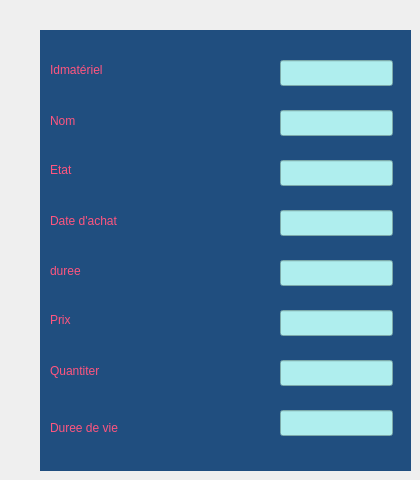
     <widget class="QWidget" name="page">
      <widget class="QLineEdit" name="duree_de_vie_materiel">
       <property name="geometry">
        <rect>
         <x>280</x>
         <y>410</y>
         <width>113</width>
         <height>26</height>
        </rect>
       </property>
       <property name="styleSheet">
        <string notr="true">QTableView {
    color: rgb(175, 238, 238); /* Bleu clair */
    background-color: rgb(170, 170, 255); /* Reste inchangé */
}

QLineEdit {
    color: rgb(255, 255, 255); /* Blanc */
    background-color: rgb(175, 238, 238); /* Bleu clair */
}
</string>
       </property>
       <property name="text">
        <string/>
       </property>
      </widget>
      <widget class="QLineEdit" name="nom_materiel">
       <property name="geometry">
        <rect>
         <x>280</x>
         <y>110</y>
         <width>113</width>
         <height>26</height>
        </rect>
       </property>
       <property name="styleSheet">
        <string notr="true">QTableView {
    color: rgb(175, 238, 238); /* Bleu clair */
    background-color: rgb(170, 170, 255); /* Reste inchangé */
}

QLineEdit {
    color: rgb(255, 255, 255); /* Blanc */
    background-color: rgb(175, 238, 238); /* Bleu clair */
}

</string>
       </property>
       <property name="text">
        <string/>
       </property>
      </widget>
      <widget class="QLineEdit" name="prix_materiel">
       <property name="geometry">
        <rect>
         <x>280</x>
         <y>310</y>
         <width>113</width>
         <height>26</height>
        </rect>
       </property>
       <property name="styleSheet">
        <string notr="true">QTableView {
    color: rgb(175, 238, 238); /* Bleu clair */
    background-color: rgb(170, 170, 255); /* Reste inchangé */
}

QLineEdit {
    color: rgb(255, 255, 255); /* Blanc */
    background-color: rgb(175, 238, 238); /* Bleu clair */
}</string>
       </property>
       <property name="text">
        <string/>
       </property>
      </widget>
      <widget class="QLineEdit" name="etat_materiel">
       <property name="geometry">
        <rect>
         <x>280</x>
         <y>160</y>
         <width>113</width>
         <height>26</height>
        </rect>
       </property>
       <property name="styleSheet">
        <string notr="true">QTableView {
    color: rgb(175, 238, 238); /* Bleu clair */
    background-color: rgb(170, 170, 255); /* Reste inchangé */
}

QLineEdit {
    color: rgb(255, 255, 255); /* Blanc */
    background-color: rgb(175, 238, 238); /* Bleu clair */
}</string>
       </property>
       <property name="text">
        <string/>
       </property>
      </widget>
      <widget class="QLineEdit" name="duree_garantie_materiel">
       <property name="geometry">
        <rect>
         <x>280</x>
         <y>260</y>
         <width>113</width>
         <height>26</height>
        </rect>
       </property>
       <property name="styleSheet">
        <string notr="true">QTableView {
    color: rgb(175, 238, 238); /* Bleu clair */
    background-color: rgb(170, 170, 255); /* Reste inchangé */
}

QLineEdit {
    color: rgb(255, 255, 255); /* Blanc */
    background-color: rgb(175, 238, 238); /* Bleu clair */
}
</string>
       </property>
       <property name="text">
        <string/>
       </property>
      </widget>
      <widget class="QLabel" name="label_20">
       <property name="geometry">
        <rect>
         <x>50</x>
         <y>260</y>
         <width>63</width>
         <height>20</height>
        </rect>
       </property>
       <property name="styleSheet">
        <string notr="true">font: 900 italic 12pt &quot;Segoe UI&quot;;
color: rgb(255, 85, 127);</string>
       </property>
       <property name="text">
        <string>Duree Garantie</string>
       </property>
      </widget>
      <widget class="QLabel" name="label_21">
       <property name="geometry">
        <rect>
         <x>50</x>
         <y>360</y>
         <width>211</width>
         <height>31</height>
        </rect>
       </property>
       <property name="styleSheet">
        <string notr="true">font: 900 italic 12pt &quot;Segoe UI&quot;;
color: rgb(255, 85, 127);</string>
       </property>
       <property name="text">
        <string>Quantite disponible</string>
       </property>
      </widget>
      <widget class="QLabel" name="label_22">
       <property name="geometry">
        <rect>
         <x>40</x>
         <y>30</y>
         <width>371</width>
         <height>441</height>
        </rect>
       </property>
       <property name="styleSheet">
        <string notr="true">background-color: rgb(32, 78, 127);</string>
       </property>
       <property name="text">
        <string/>
       </property>
      </widget>
      <widget class="QLabel" name="label_23">
       <property name="geometry">
        <rect>
         <x>50</x>
         <y>100</y>
         <width>81</width>
         <height>41</height>
        </rect>
       </property>
       <property name="styleSheet">
        <string notr="true">font: 900 italic 12pt &quot;Segoe UI&quot;;
color: rgb(255, 85, 127);</string>
       </property>
       <property name="text">
        <string>Nom</string>
       </property>
      </widget>
      <widget class="QLabel" name="label_24">
       <property name="geometry">
        <rect>
         <x>50</x>
         <y>310</y>
         <width>63</width>
         <height>20</height>
        </rect>
       </property>
       <property name="styleSheet">
        <string notr="true">font: 900 italic 12pt &quot;Segoe UI&quot;;
color: rgb(255, 85, 127);</string>
       </property>
       <property name="text">
        <string>Prix</string>
       </property>
      </widget>
      <widget class="QLineEdit" name="date_achat_materiel">
       <property name="geometry">
        <rect>
         <x>280</x>
         <y>210</y>
         <width>113</width>
         <height>26</height>
        </rect>
       </property>
       <property name="styleSheet">
        <string notr="true">QTableView {
    color: rgb(175, 238, 238); /* Bleu clair */
    background-color: rgb(170, 170, 255); /* Reste inchangé */
}

QLineEdit {
    color: rgb(255, 255, 255); /* Blanc */
    background-color: rgb(175, 238, 238); /* Bleu clair */
}</string>
       </property>
       <property name="text">
        <string/>
       </property>
      </widget>
      <widget class="QLabel" name="label_25">
       <property name="geometry">
        <rect>
         <x>50</x>
         <y>160</y>
         <width>63</width>
         <height>20</height>
        </rect>
       </property>
       <property name="styleSheet">
        <string notr="true">font: 900 italic 12pt &quot;Segoe UI&quot;;
color: rgb(255, 85, 127);</string>
       </property>
       <property name="text">
        <string>Etat</string>
       </property>
      </widget>
      <widget class="QLabel" name="label_26">
       <property name="geometry">
        <rect>
         <x>50</x>
         <y>60</y>
         <width>121</width>
         <height>20</height>
        </rect>
       </property>
       <property name="styleSheet">
        <string notr="true">font: 900 italic 12pt &quot;Segoe UI&quot;;
color: rgb(255, 85, 127);</string>
       </property>
       <property name="text">
        <string>Idmatériel</string>
       </property>
      </widget>
      <widget class="QLabel" name="label_27">
       <property name="geometry">
        <rect>
         <x>50</x>
         <y>420</y>
         <width>201</width>
         <height>16</height>
        </rect>
       </property>
       <property name="styleSheet">
        <string notr="true">font: 900 italic 12pt &quot;Segoe UI&quot;;
color: rgb(255, 85, 127);
</string>
       </property>
       <property name="text">
        <string>Duree de vie</string>
       </property>
      </widget>
      <widget class="QLabel" name="label_28">
       <property name="geometry">
        <rect>
         <x>50</x>
         <y>210</y>
         <width>151</width>
         <height>21</height>
        </rect>
       </property>
       <property name="styleSheet">
        <string notr="true">font: 900 italic 12pt &quot;Segoe UI&quot;;
color: rgb(255, 85, 127);</string>
       </property>
       <property name="text">
        <string>Date d'achat</string>
       </property>
      </widget>
      <widget class="QLineEdit" name="id_materiel">
       <property name="geometry">
        <rect>
         <x>280</x>
         <y>60</y>
         <width>113</width>
         <height>26</height>
        </rect>
       </property>
       <property name="styleSheet">
        <string notr="true">QTableView {
    color: rgb(175, 238, 238); /* Bleu clair */
    background-color: rgb(170, 170, 255); /* Reste inchangé */
}

QLineEdit {
    color: rgb(255, 255, 255); /* Blanc */
    background-color: rgb(175, 238, 238); /* Bleu clair */
}
</string>
       </property>
       <property name="text">
        <string/>
       </property>
      </widget>
      <widget class="QLineEdit" name="quantite_materiel">
       <property name="geometry">
        <rect>
         <x>280</x>
         <y>360</y>
         <width>113</width>
         <height>26</height>
        </rect>
       </property>
       <property name="styleSheet">
        <string notr="true">QTableView {
    color: rgb(175, 238, 238); /* Bleu clair */
    background-color: rgb(170, 170, 255); /* Reste inchangé */
}

QLineEdit {
    color: rgb(255, 255, 255); /* Blanc */
    background-color: rgb(175, 238, 238); /* Bleu clair */
}
</string>
       </property>
       <property name="text">
        <string/>
       </property>
      </widget>
      <widget class="QLabel" name="label_54">
       <property name="geometry">
        <rect>
         <x>50</x>
         <y>360</y>
         <width>201</width>
         <height>21</height>
        </rect>
       </property>
       <property name="styleSheet">
        <string notr="true">font: 900 italic 12pt &quot;Segoe UI&quot;;
color: rgb(255, 85, 127);
</string>
       </property>
       <property name="text">
        <string>Quantiter</string>
       </property>
      </widget>
      <widget class="QLabel" name="label_55">
       <property name="geometry">
        <rect>
         <x>50</x>
         <y>260</y>
         <width>201</width>
         <height>21</height>
        </rect>
       </property>
       <property name="styleSheet">
        <string notr="true">font: 900 italic 12pt &quot;Segoe UI&quot;;
color: rgb(255, 85, 127);
</string>
       </property>
       <property name="text">
        <string>duree</string>
       </property>
      </widget>
      <zorder>label_20</zorder>
      <zorder>label_21</zorder>
      <zorder>label_22</zorder>
      <zorder>label_23</zorder>
      <zorder>label_24</zorder>
      <zorder>label_25</zorder>
      <zorder>label_26</zorder>
      <zorder>label_27</zorder>
      <zorder>label_28</zorder>
      <zorder>date_achat_materiel</zorder>
      <zorder>duree_de_vie_materiel</zorder>
      <zorder>duree_garantie_materiel</zorder>
      <zorder>etat_materiel</zorder>
      <zorder>id_materiel</zorder>
      <zorder>nom_materiel</zorder>
      <zorder>prix_materiel</zorder>
      <zorder>quantite_materiel</zorder>
      <zorder>label_54</zorder>
      <zorder>label_55</zorder>
     </widget>
